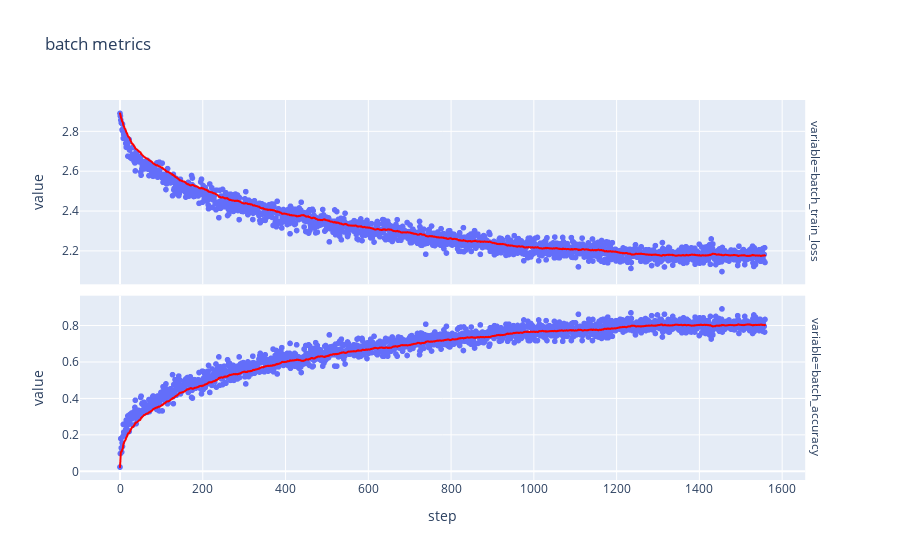
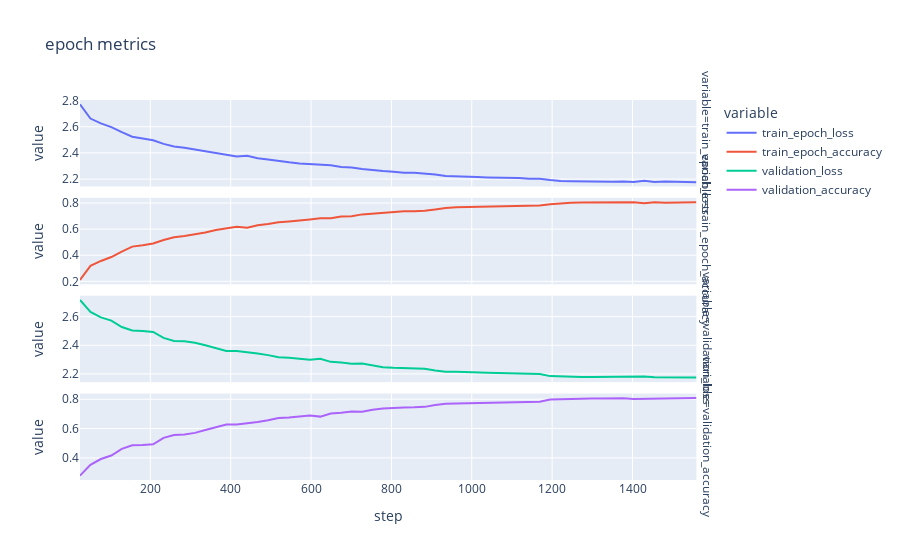

Here is the notebook cell these charts were saved with, in order:
### Code cell
(
    px.scatter(
    (
        training_metrics
        .melt(
            id_vars="step",
            value_vars=[
                "batch_train_loss",
                "batch_accuracy",
            ]
        )
    ),
    x="step",
    y="value",
    facet_row="variable",
    trendline="ewm",
    trendline_options={"com": 30},
    trendline_color_override="red",
    title="batch metrics",
    )
    .update_yaxes(matches=None)
    .show()
)
px.line(
    (
        training_metrics
        .query("validation_loss.notna()")
        .melt(
            id_vars="step",
            value_vars=['train_epoch_loss', 'train_epoch_accuracy', 'validation_loss', 'validation_accuracy']
        )
    ),
    x="step",
    y="value",
    color="variable",
    facet_row="variable",
    title="epoch metrics",
    render_mode="line+marker",
).update_yaxes(matches=None)

### Figure 1 — Plotly figure (JSON) as saved in the notebook; plotly's stock layout.template omitted (floating-point values rounded to 4 significant figures; data arrays with more than 128 entries replaced by an {"elided": "..."} marker saying what was removed)
{"data": [{"hovertemplate": "variable=batch_train_loss<br>step=%{x}<br>value=%{y}<extra></extra>", "legendgroup": "", "marker": {"color": "#636efa", "symbol": "circle"}, "mode": "markers", "name": "", "showlegend": false, "type": "scattergl", "x": {"elided": "1560 int values"}, "xaxis": "x2", "y": {"elided": "1560 float values"}, "yaxis": "y2"}, {"hovertemplate": "<b>Exponentially Weighted mean trendline</b><br><br>variable=batch_train_loss<br>step=%{x}<br>value=%{y} <b>(trend)</b><extra></extra>", "legendgroup": "", "line": {"color": "red"}, "marker": {"color": "#636efa", "symbol": "circle"}, "mode": "lines", "name": "", "showlegend": false, "type": "scattergl", "x": {"elided": "1560 int values"}, "xaxis": "x2", "y": {"elided": "1560 float values"}, "yaxis": "y2"}, {"hovertemplate": "variable=batch_accuracy<br>step=%{x}<br>value=%{y}<extra></extra>", "legendgroup": "", "marker": {"color": "#636efa", "symbol": "circle"}, "mode": "markers", "name": "", "showlegend": false, "type": "scattergl", "x": {"elided": "1560 int values"}, "xaxis": "x", "y": {"elided": "1560 float values"}, "yaxis": "y"}, {"hovertemplate": "<b>Exponentially Weighted mean trendline</b><br><br>variable=batch_accuracy<br>step=%{x}<br>value=%{y} <b>(trend)</b><extra></extra>", "legendgroup": "", "line": {"color": "red"}, "marker": {"color": "#636efa", "symbol": "circle"}, "mode": "lines", "name": "", "showlegend": false, "type": "scattergl", "x": {"elided": "1560 int values"}, "xaxis": "x", "y": {"elided": "1560 float values"}, "yaxis": "y"}], "layout": {"annotations": [{"font": {}, "showarrow": false, "text": "variable=batch_accuracy", "textangle": 90, "x": 0.98, "xanchor": "left", "xref": "paper", "y": 0.2425, "yanchor": "middle", "yref": "paper"}, {"font": {}, "showarrow": false, "text": "variable=batch_train_loss", "textangle": 90, "x": 0.98, "xanchor": "left", "xref": "paper", "y": 0.7575, "yanchor": "middle", "yref": "paper"}], "legend": {"tracegroupgap": 0}, "title": {"text": "batch metrics"}, "xaxis": {"anchor": "y", "domain": [0, 0.98], "title": {"text": "step"}}, "xaxis2": {"anchor": "y2", "domain": [0, 0.98], "matches": "x", "showticklabels": false}, "yaxis": {"anchor": "x", "domain": [0, 0.485], "title": {"text": "value"}}, "yaxis2": {"anchor": "x2", "domain": [0.515, 1], "title": {"text": "value"}}}}

### Figure 2 — Plotly figure (JSON) as saved in the notebook; plotly's stock layout.template omitted (floating-point values rounded to 4 significant figures)
{"data": [{"hovertemplate": "variable=train_epoch_loss<br>step=%{x}<br>value=%{y}<extra></extra>", "legendgroup": "train_epoch_loss", "line": {"color": "#636efa", "dash": "solid"}, "marker": {"symbol": "circle"}, "mode": "lines", "name": "train_epoch_loss", "orientation": "v", "showlegend": true, "type": "scatter", "x": [25, 51, 77, 103, 129, 155, 181, 207, 233, 259, 285, 311, 337, 363, 389, 415, 441, 467, 493, 519, 545, 571, 597, 623, 649, 675, 701, 727, 753, 779, 805, 831, 857, 883, 909, 935, 961, 987, 1013, 1039, 1065, 1091, 1117, 1143, 1169, 1195, 1221, 1247, 1273, 1299, 1325, 1351, 1377, 1403, 1429, 1455, 1481, 1507, 1533, 1559], "xaxis": "x4", "y": [2.772, 2.663, 2.626, 2.597, 2.558, 2.524, 2.51, 2.497, 2.469, 2.449, 2.44, 2.425, 2.414, 2.396, 2.383, 2.372, 2.378, 2.359, 2.35, 2.337, 2.328, 2.319, 2.314, 2.305, 2.305, 2.292, 2.288, 2.277, 2.268, 2.262, 2.257, 2.247, 2.249, 2.244, 2.234, 2.224, 2.219, 2.218, 2.215, 2.212, 2.211, 2.209, 2.208, 2.202, 2.203, 2.193, 2.185, 2.183, 2.181, 2.18, 2.18, 2.179, 2.181, 2.177, 2.186, 2.178, 2.181, 2.179, 2.178, 2.176], "yaxis": "y4"}, {"hovertemplate": "variable=train_epoch_accuracy<br>step=%{x}<br>value=%{y}<extra></extra>", "legendgroup": "train_epoch_accuracy", "line": {"color": "#EF553B", "dash": "solid"}, "marker": {"symbol": "circle"}, "mode": "lines", "name": "train_epoch_accuracy", "orientation": "v", "showlegend": true, "type": "scatter", "x": [25, 51, 77, 103, 129, 155, 181, 207, 233, 259, 285, 311, 337, 363, 389, 415, 441, 467, 493, 519, 545, 571, 597, 623, 649, 675, 701, 727, 753, 779, 805, 831, 857, 883, 909, 935, 961, 987, 1013, 1039, 1065, 1091, 1117, 1143, 1169, 1195, 1221, 1247, 1273, 1299, 1325, 1351, 1377, 1403, 1429, 1455, 1481, 1507, 1533, 1559], "xaxis": "x3", "y": [0.2105, 0.3182, 0.3563, 0.3859, 0.4275, 0.466, 0.4757, 0.4901, 0.5166, 0.5376, 0.5478, 0.5607, 0.5743, 0.593, 0.6064, 0.6176, 0.61, 0.6295, 0.6384, 0.6531, 0.659, 0.6688, 0.6742, 0.6824, 0.6833, 0.6955, 0.6993, 0.7127, 0.7198, 0.7242, 0.7301, 0.7371, 0.7373, 0.7409, 0.7505, 0.7614, 0.7666, 0.7685, 0.7701, 0.7719, 0.7743, 0.7749, 0.7766, 0.7809, 0.7801, 0.7909, 0.7984, 0.8009, 0.8027, 0.8039, 0.8039, 0.8045, 0.8025, 0.8061, 0.7977, 0.806, 0.8018, 0.8047, 0.8053, 0.806], "yaxis": "y3"}, {"hovertemplate": "variable=validation_loss<br>step=%{x}<br>value=%{y}<extra></extra>", "legendgroup": "validation_loss", "line": {"color": "#00cc96", "dash": "solid"}, "marker": {"symbol": "circle"}, "mode": "lines", "name": "validation_loss", "orientation": "v", "showlegend": true, "type": "scatter", "x": [25, 51, 77, 103, 129, 155, 181, 207, 233, 259, 285, 311, 337, 363, 389, 415, 441, 467, 493, 519, 545, 571, 597, 623, 649, 675, 701, 727, 753, 779, 805, 831, 857, 883, 909, 935, 961, 987, 1013, 1039, 1065, 1091, 1117, 1143, 1169, 1195, 1221, 1247, 1273, 1299, 1325, 1351, 1377, 1403, 1429, 1455, 1481, 1507, 1533, 1559], "xaxis": "x2", "y": [2.716, 2.633, 2.595, 2.573, 2.527, 2.503, 2.499, 2.493, 2.451, 2.431, 2.428, 2.418, 2.4, 2.38, 2.361, 2.36, 2.353, 2.343, 2.331, 2.316, 2.312, 2.307, 2.299, 2.306, 2.284, 2.279, 2.27, 2.272, 2.258, 2.247, 2.242, 2.241, 2.24, 2.236, 2.224, 2.215, 2.215, 2.211, 2.213, 2.208, 2.207, 2.205, 2.204, 2.201, 2.199, 2.184, 2.181, 2.182, 2.179, 2.177, 2.178, 2.176, 2.176, 2.182, 2.181, 2.177, 2.176, 2.174, 2.172, 2.174], "yaxis": "y2"}, {"hovertemplate": "variable=validation_accuracy<br>step=%{x}<br>value=%{y}<extra></extra>", "legendgroup": "validation_accuracy", "line": {"color": "#ab63fa", "dash": "solid"}, "marker": {"symbol": "circle"}, "mode": "lines", "name": "validation_accuracy", "orientation": "v", "showlegend": true, "type": "scatter", "x": [25, 51, 77, 103, 129, 155, 181, 207, 233, 259, 285, 311, 337, 363, 389, 415, 441, 467, 493, 519, 545, 571, 597, 623, 649, 675, 701, 727, 753, 779, 805, 831, 857, 883, 909, 935, 961, 987, 1013, 1039, 1065, 1091, 1117, 1143, 1169, 1195, 1221, 1247, 1273, 1299, 1325, 1351, 1377, 1403, 1429, 1455, 1481, 1507, 1533, 1559], "xaxis": "x", "y": [0.2789, 0.3533, 0.3923, 0.4165, 0.4616, 0.4862, 0.4876, 0.4925, 0.537, 0.5554, 0.559, 0.5706, 0.5896, 0.6099, 0.6273, 0.6285, 0.6348, 0.6452, 0.6564, 0.6726, 0.6754, 0.6804, 0.6893, 0.6815, 0.7025, 0.708, 0.7154, 0.714, 0.7285, 0.7374, 0.7417, 0.7431, 0.7444, 0.7478, 0.7607, 0.7683, 0.7705, 0.7726, 0.7722, 0.7751, 0.7768, 0.777, 0.7796, 0.7803, 0.7822, 0.7981, 0.8008, 0.8011, 0.8033, 0.8048, 0.8045, 0.806, 0.8062, 0.8013, 0.8025, 0.8057, 0.8066, 0.8076, 0.8091, 0.808], "yaxis": "y"}], "layout": {"annotations": [{"font": {}, "showarrow": false, "text": "variable=validation_accuracy", "textangle": 90, "x": 0.98, "xanchor": "left", "xref": "paper", "y": 0.1138, "yanchor": "middle", "yref": "paper"}, {"font": {}, "showarrow": false, "text": "variable=validation_loss", "textangle": 90, "x": 0.98, "xanchor": "left", "xref": "paper", "y": 0.3712, "yanchor": "middle", "yref": "paper"}, {"font": {}, "showarrow": false, "text": "variable=train_epoch_accuracy", "textangle": 90, "x": 0.98, "xanchor": "left", "xref": "paper", "y": 0.6288, "yanchor": "middle", "yref": "paper"}, {"font": {}, "showarrow": false, "text": "variable=train_epoch_loss", "textangle": 90, "x": 0.98, "xanchor": "left", "xref": "paper", "y": 0.8862, "yanchor": "middle", "yref": "paper"}], "legend": {"title": {"text": "variable"}, "tracegroupgap": 0}, "title": {"text": "epoch metrics"}, "xaxis": {"anchor": "y", "domain": [0, 0.98], "title": {"text": "step"}}, "xaxis2": {"anchor": "y2", "domain": [0, 0.98], "matches": "x", "showticklabels": false}, "xaxis3": {"anchor": "y3", "domain": [0, 0.98], "matches": "x", "showticklabels": false}, "xaxis4": {"anchor": "y4", "domain": [0, 0.98], "matches": "x", "showticklabels": false}, "yaxis": {"anchor": "x", "domain": [0, 0.2275], "title": {"text": "value"}}, "yaxis2": {"anchor": "x2", "domain": [0.2575, 0.485], "title": {"text": "value"}}, "yaxis3": {"anchor": "x3", "domain": [0.515, 0.7425], "title": {"text": "value"}}, "yaxis4": {"anchor": "x4", "domain": [0.7725, 1], "title": {"text": "value"}}}}
